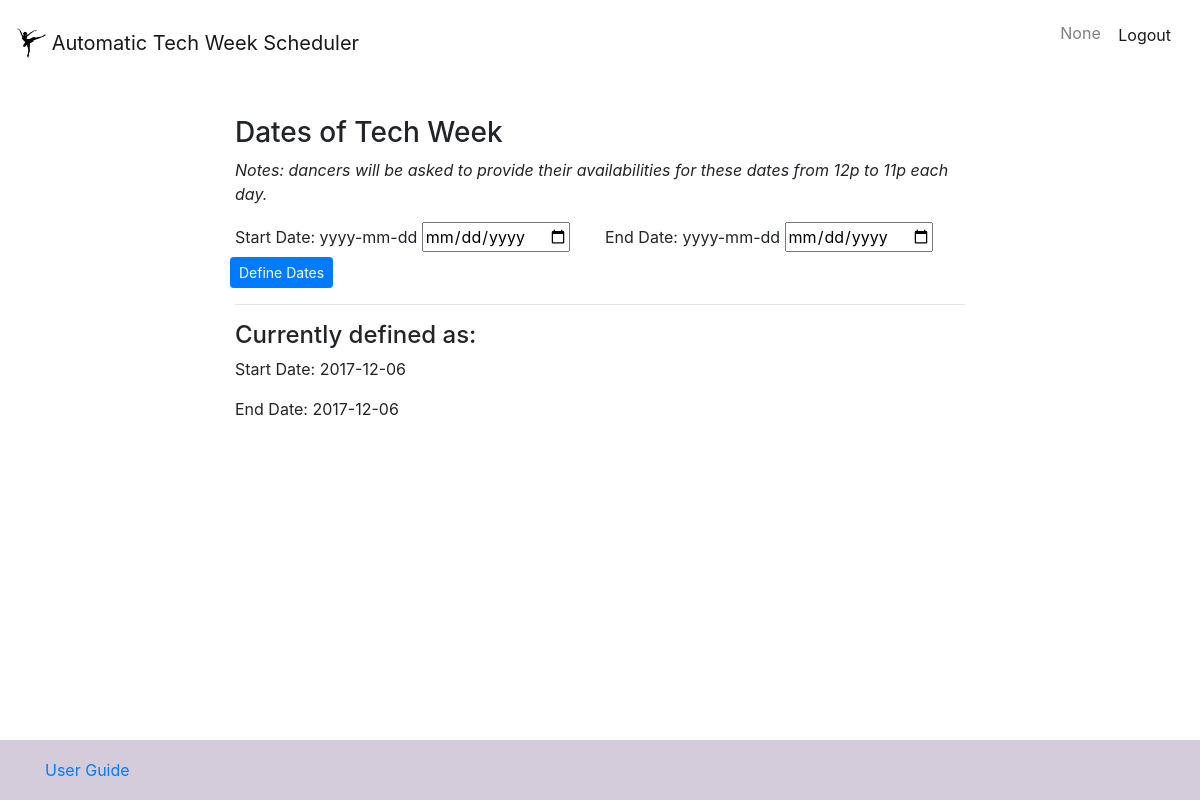
Before: /define_times with the older database file.
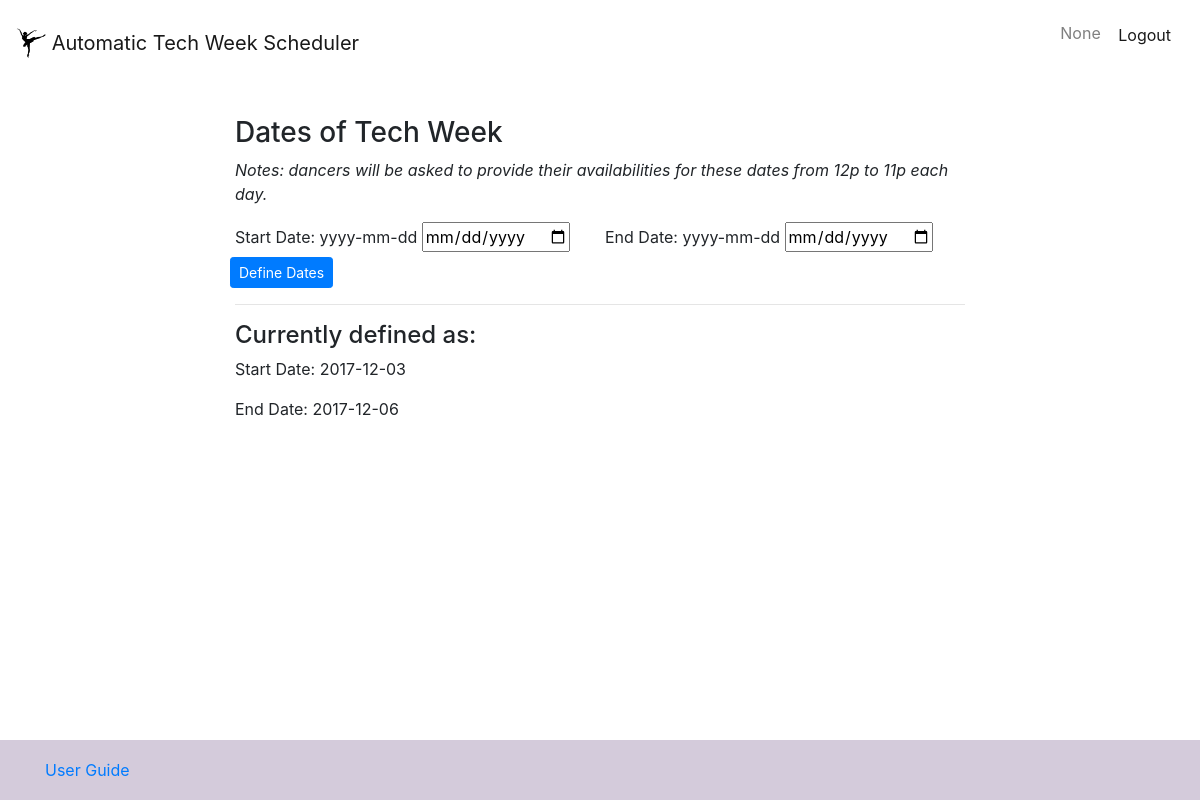
After: the same page with the newer database file.
### db_manager.py (models this page shows)
class _Times(_Base):
  __tablename__ = 'times'
  id = Column(Integer, primary_key=True)
  start_date = Column(String)
  end_date = Column(String)
  start_time = Column(Integer)
  end_time = Column(Integer)

### views.py (the view, shortened to what this page needs)
@app.route("/define_times", methods=['GET', 'POST'])
def define_times():
  user_id = fk.request.cookies.get('user_id')
  return fk.render_template('times.html', current_time = dm.get_time(), user_name=user_id)

### db_manager.py (called while the page is built)
def get_time():
  s = _session()
  TIME = s.query(_Times).first()
  if TIME:
    return TIME
  else:
    return None

### templates/times.html (shortened to what this page needs)
{% extends "base.html" %}
{% block content %}
<h3>Dates of Tech Week</h3>
<p><i>Notes: dancers will be asked to provide their availabilities for these dates from 12p to 11p each day.</i></p>
<form action="/define_times", method="post">
  <div class="form-row">
    <div class="col">
      <label for="start">Start Date: yyyy-mm-dd</label>
      <input type="date" name="start_date" id="start">
    </div>
    <div class="col">
      <label for="end">End Date: yyyy-mm-dd</label>
       <input type="date" name="end_date" id = "end">
    </div>
  </div>
  <div class="form-row">
  <button type="submit" class="btn btn-primary btn-sm">Define Dates</button>
  </div>
</form>
<hr>
<h4>Currently defined as: </h4>
<p>Start Date: {{ current_time.start_date}}</p>
<p>End Date: {{ current_time.end_date}}</p>
{% endblock %}

### templates/base.html (shortened to what this page needs)
<!DOCTYPE html>
<html lang="en">
  <head>
    {% block head %}
    <link href="/static/css/bootstrap.min.css" rel="stylesheet">
    <link href="../static/custom_style.css" rel="stylesheet">
    {% endblock %}
  </head>
  <body>
    <nav class="navbar navbar-light bg-faded navbar-custom">
      <a class="navbar-brand" href="/index">
        <img src="../static/images/ballet.jpg" width="30" height="30" class="d-inline-block align-top" alt="">
        Automatic Tech Week Scheduler
      </a>
      <div class = "nav navbar-nav navbar-right">
        <p class="navbar-text">{{user_name}}
        <a href="/logout" class="btn btn-default navbar-btn"" role="button">Logout</a>
        </p>
      </div>
    </nav>
    <div class="container">
        <div class="row">
          <div class="col-sm-8 col-center">
            {% block content %}{% endblock %}
          </div>
        </div>
    </div>
    <footer class="footer">
      <div class="container">
        <span class="text-muted">
          <a href="/userguide">User Guide</a>
        </span>
      </div>
    </footer>
  </body>
</html>

### static/custom_style.css (style rules this page uses)
html { position: relative; min-height: 100%; }
body { margin-bottom: 60px; }
.col-center { float: none; margin-right: auto; margin-left: auto; }
.footer { position: absolute; bottom: 0; width: 100%; height: 60px; line-height: 60px; background-color: rgb(212, 203, 219); }
.navbar-custom { margin-bottom: 30px; }

Changed rows visible on the page:
changed _Times: start_date "2017-12-06" → "2017-12-03"
